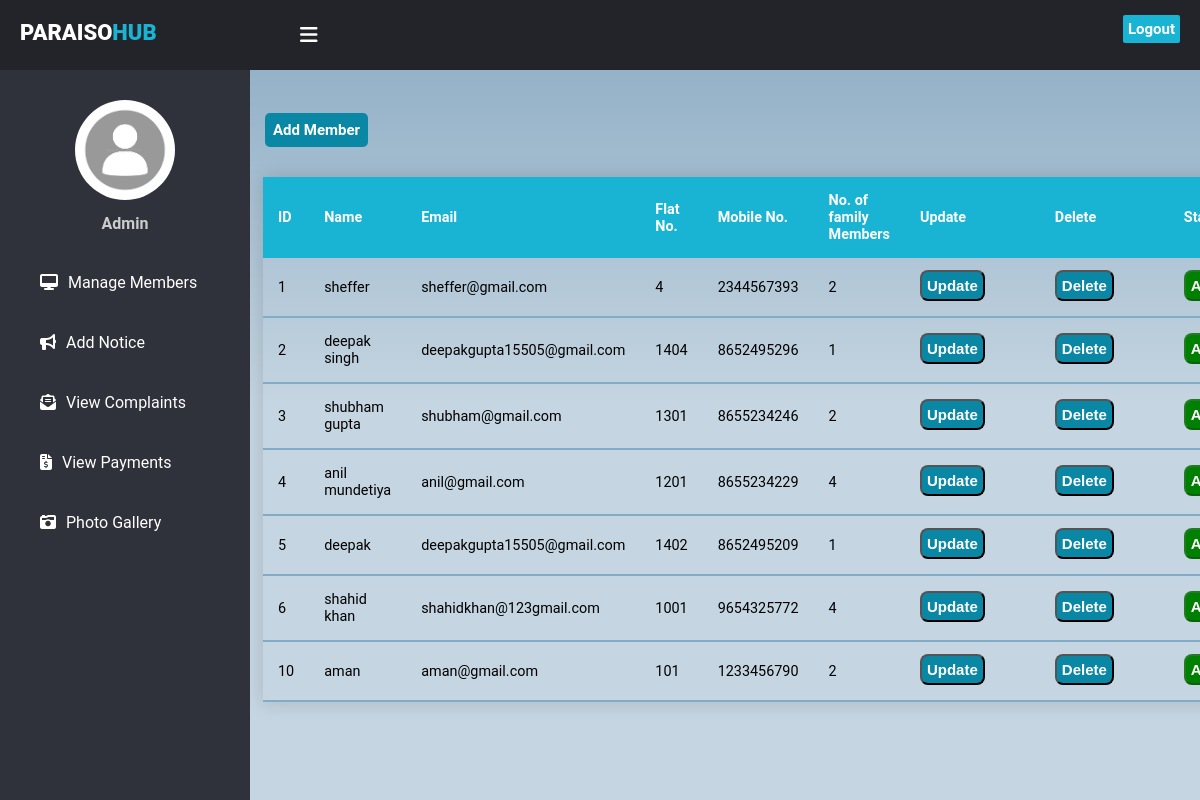
The app's page /managemem.php with its own data.
### tables this page shows
CREATE TABLE `registration` (
  `Id` int(11) NOT NULL,
  `Enteryourname` varchar(50) NOT NULL,
  `Email` varchar(50) NOT NULL,
  `Flatno` int(11) NOT NULL,
  `MobileNo` bigint(20) NOT NULL,
  `nno of family members` int(11) NOT NULL,
  `Password` varchar(20) NOT NULL,
  `active` int(11) NOT NULL
);

### managemem.php (the view, shortened to what this page needs)
<!DOCTYPE html>
<html lang="en">
<head>
    <link rel="stylesheet" href="dashstyle.css">
</head>
<body>
    <header>
      <label for="check">
        <i class="fas fa-bars" id="sidebar_btn"></i>
      </label>
      <div class="left_area">
        <h3>paraiso<span>HUB</span></h3>
      </div>
      <div class="right_area">
        <a href="logout.php" class="logout_btn">Logout</a>
      </div>
    </header>
    <div class="sidebar">
      <center>
        <img src="Images/download.png" class="profile_image" alt="">
        <h4> Admin </h4>
      </center>
      <a href="managemem.php"class="active"><i class="fas fa-desktop"></i><span>Manage Members</span></a>
      <a href="addnotice.php"><i class="fas fa-bullhorn"></i><span>Add Notice</span></a>
      <a href="viewcomplaints.php" ><i class="fas fa-envelope-open-text"></i><span>View Complaints</span></a>
      <a href="viewpayment.php" ><i class="fas fa-file-invoice-dollar"></i><span>View Payments</span></a>
      <a href="photo.php"><i class="fas fa-camera-retro"></i><span>Photo Gallery</span></a>
    </div>
    <div class="content"><br><br><br><br><br><br>
    <a href="insertuser.php" class="Table_btn1">Add Member</a><br><br>
    <?php
    $connection = mysqli_connect("localhost","root","");
    $query = "Select * from registration";
    $query_run = mysqli_query($connection,$query);
    ?>
    <table class="content-table">
  <thead>
    <tr>
      <th>ID</th>
      <th>Name</th>
      <th>Email</th>
      <th>Flat No.</th>
      <th>Mobile No.</th>
      <th>No. of family Members</th>
      <th>Update</th>
      <th>Delete</th>
      <th>Status</th>
    </tr>
  </thead>
  <?php
    if($query_run)
    {
      while($row = mysqli_fetch_array($query_run))
      {
        ?>
    <tbody>
    <tr>
      <td><?php echo $row['Id']; ?> </td>
      <td><?php echo $row['Enteryourname']; ?> </td>
      <td><?php echo $row['Email']; ?> </td>
      <td><?php echo $row['Flatno']; ?> </td>
      <td><?php echo $row['MobileNo']; ?> </td>
      <td><?php echo $row['nno of family members']; ?> </td>
      <form action="updateuser.php" method="post">
        <td><input type="submit" name="edit" class="Table_btn" value="Update"> </td>
      </form>
      <form action="deleteuser.php" method="post">
        <td><input type="submit" name="delete" class="Table_btn" value="Delete"> </td>
      </form>
      <td>
              <?php if ($row['active'] == 1) { ?>
                <button class="Table_btn" style="background-color: green; color: white;" disabled>Active</button>
              <?php } ?>
            </td>
    </tr>
    </tbody>
        <?php
      }
    }
    else
    {
      echo "No Record found";
    }
    ?>
    </table>
    </div>
</body>
</html>

### dashstyle.css (style rules this page uses)
body { margin: 0; padding: 0; font-family: "Roboto", sans-serif; }
header { position:fixed; background: #22242A; padding: 20px; width: 100%; height: 30px; }
.left_area h3 { color: #fff; margin: 0; text-transform: uppercase; font-size: 22px; font-weight: 900; }
.left_area span { color: #19B3D3; }
.logout_btn { padding: 5px; background: #19B3D3; text-decoration: none; float: right; margin-top: -30px; margin-right: 40px; border-radius: 2px; font-size: 15px; font-weight: 600; color: #fff; transition: 0.5s; transition-property: background; }
.sidebar { background: #2f323a; margin-top: 70px; padding-top: 30px; position: fixed; left: 0; width: 250px; height: 100%; transition: 0.5s; transition-property: left; }
.sidebar .profile_image { width: 100px; height: 100px; border-radius: 100px; margin-bottom: 10px; }
.sidebar h4 { color: #ccc; margin-top: 0; margin-bottom: 20px; }
.sidebar a { color: #fff; display: block; width: 100%; line-height: 60px; text-decoration: none; padding-left: 40px; box-sizing: border-box; }
.sidebar i { padding-right: 10px; }
label #sidebar_btn { z-index: 1; color: #fff; position: fixed; cursor: pointer; left: 300px; font-size: 20px; margin: 5px 0; transition: 0.5s; transition-property: color; }
.content { margin-left: 250px; overflow: auto; background: url(Images/background.png) no-repeat; background-position: center; background-size: cover; height: 100vh; transition: 0.5s; }

### managemem.php (style rules this page uses)
.content-table { border-collapse: collapse; margin: 25px 0; margin-left: 13px; font-size: 0.9em; min-width: 400px; border-radius: 5px 5px 0 0; box-shadow: 0 0 20px rgba(0, 0, 0, 0.15); }
.content-table thead tr { background-color: #19B3D3; color: #ffffff; text-align: left; font-weight: 900; }
.content-table th, .content-table td { padding: 15px 15px; }
.content-table tbody tr { border-bottom: 1px solid #dddddd; }
.content-table tbody tr:last-of-type { border-bottom: 2px solid #82abc7; }
.Table_btn { padding: 5px; background: #0B87A6; text-decoration: none; float: right; margin-top: -3px; margin-right: 40px; border-radius: 8px; font-size: 15px; font-weight: 600; color: #fff; transition: 0.5s; transition-property: background; }
.Table_btn1 { padding: 8px; background: #0B87A6; text-decoration: none; float: left; margin-top: -1px; margin-left: 15px; margin-right: 40px; border-radius: 5px; font-size: 15px; font-weight: 600; color: #fff; transition: 0.5s; transition-property: background; }

### records on screen
registration: Id "1", Enteryourname "sheffer", Email "sheffer@gmail.com", Flatno "4", MobileNo "2344567393", nno of family members "2", active "Active"
registration: Id "2", Enteryourname "deepak singh", Email "deepakgupta15505@gmail.com", Flatno "1404", MobileNo "8652495296", nno of family members "1", active "Active"
registration: Id "3", Enteryourname "shubham gupta", Email "shubham@gmail.com", Flatno "1301", MobileNo "8655234246", nno of family members "2", active "Active"
registration: Id "4", Enteryourname "anil mundetiya", Email "anil@gmail.com", Flatno "1201", MobileNo "8655234229", nno of family members "4", active "Active"
registration: Id "5", Enteryourname "deepak", Email "deepakgupta15505@gmail.com", Flatno "1402", MobileNo "8652495209", nno of family members "1", active "Active"
registration: Id "6", Enteryourname "shahid khan", Email "shahidkhan@123gmail.com", Flatno "1001", MobileNo "9654325772", nno of family members "4", active "Active"
registration: Id "10", Enteryourname "aman", Email "aman@gmail.com", Flatno "101", MobileNo "1233456790", nno of family members "2", active "Active"
